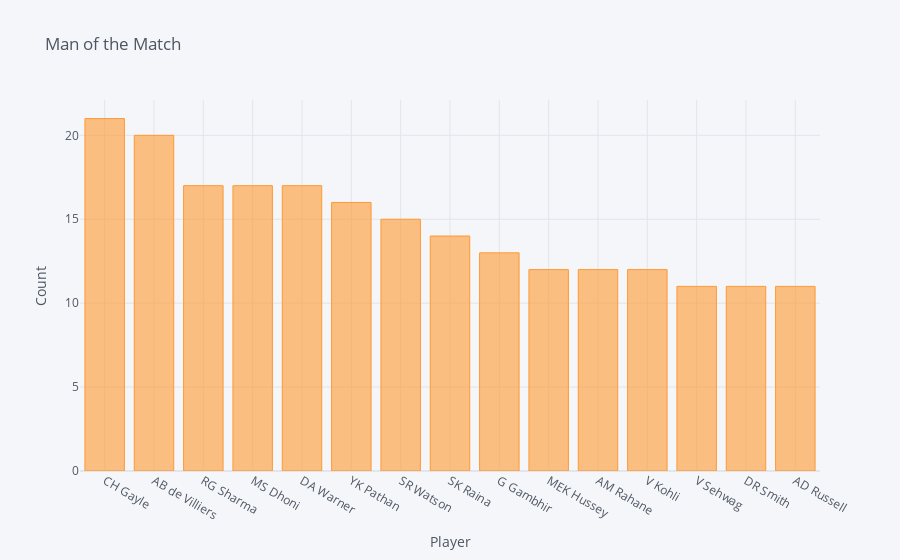

This figure's notebook cell:
### Code cell
mom.iplot(kind="bar",xTitle="Player",yTitle="Count",title="Man of the Match")

### Figure 1 — Plotly figure (JSON) as saved in the notebook; plotly's stock layout.template omitted (floating-point values rounded to 4 significant figures)
{"data": [{"marker": {"color": "rgba(255, 153, 51, 0.6)", "line": {"color": "rgba(255, 153, 51, 1.0)", "width": 1}}, "name": "player_of_match", "orientation": "v", "text": "", "x": ["CH Gayle", "AB de Villiers", "RG Sharma", "MS Dhoni", "DA Warner", "YK Pathan", "SR Watson", "SK Raina", "G Gambhir", "MEK Hussey", "AM Rahane", "V Kohli", "V Sehwag", "DR Smith", "AD Russell"], "y": [21, 20, 17, 17, 17, 16, 15, 14, 13, 12, 12, 12, 11, 11, 11], "type": "bar"}], "layout": {"legend": {"bgcolor": "#F5F6F9", "font": {"color": "#4D5663"}}, "paper_bgcolor": "#F5F6F9", "plot_bgcolor": "#F5F6F9", "title": {"font": {"color": "#4D5663"}, "text": "Man of the Match"}, "xaxis": {"gridcolor": "#E1E5ED", "showgrid": true, "tickfont": {"color": "#4D5663"}, "title": {"font": {"color": "#4D5663"}, "text": "Player"}, "zerolinecolor": "#E1E5ED"}, "yaxis": {"gridcolor": "#E1E5ED", "showgrid": true, "tickfont": {"color": "#4D5663"}, "title": {"font": {"color": "#4D5663"}, "text": "Count"}, "zerolinecolor": "#E1E5ED"}}}
